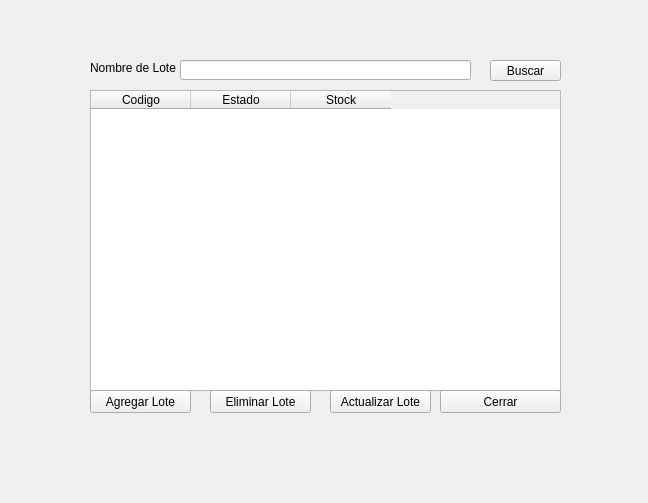
<?xml version="1.0" encoding="UTF-8"?>
<ui version="4.0">
 <class>FrmAdministrarLotes</class>
 <widget class="QDialog" name="FrmAdministrarLotes">
  <property name="geometry">
   <rect>
    <x>0</x>
    <y>0</y>
    <width>648</width>
    <height>503</height>
   </rect>
  </property>
  <property name="windowTitle">
   <string>Dialog</string>
  </property>
  <widget class="QWidget" name="layoutWidget_2">
   <property name="geometry">
    <rect>
     <x>120</x>
     <y>560</y>
     <width>327</width>
     <height>25</height>
    </rect>
   </property>
   <layout class="QHBoxLayout" name="horizontalLayout">
    <item>
     <widget class="QPushButton" name="cmdAgregarLocal">
      <property name="text">
       <string>Agregar Local</string>
      </property>
     </widget>
    </item>
    <item>
     <widget class="QPushButton" name="cmdActualizar">
      <property name="text">
       <string>Actualizar Local</string>
      </property>
     </widget>
    </item>
    <item>
     <widget class="QPushButton" name="cmdEliminar">
      <property name="text">
       <string>Eliminar Local</string>
      </property>
     </widget>
    </item>
    <item>
     <widget class="QPushButton" name="cmdCerrar">
      <property name="text">
       <string>Cerrar</string>
      </property>
     </widget>
    </item>
   </layout>
  </widget>
  <widget class="QTableWidget" name="twLotes">
   <property name="geometry">
    <rect>
     <x>90</x>
     <y>90</y>
     <width>471</width>
     <height>301</height>
    </rect>
   </property>
   <column>
    <property name="text">
     <string>Codigo</string>
    </property>
   </column>
   <column>
    <property name="text">
     <string>Estado</string>
    </property>
   </column>
   <column>
    <property name="text">
     <string>Stock</string>
    </property>
   </column>
  </widget>
  <widget class="QLabel" name="label">
   <property name="geometry">
    <rect>
     <x>90</x>
     <y>60</y>
     <width>91</width>
     <height>16</height>
    </rect>
   </property>
   <property name="text">
    <string>Nombre de Lote :</string>
   </property>
  </widget>
  <widget class="QLineEdit" name="txtNombreL">
   <property name="geometry">
    <rect>
     <x>180</x>
     <y>60</y>
     <width>291</width>
     <height>20</height>
    </rect>
   </property>
  </widget>
  <widget class="QPushButton" name="Buscar">
   <property name="geometry">
    <rect>
     <x>490</x>
     <y>60</y>
     <width>71</width>
     <height>21</height>
    </rect>
   </property>
   <property name="text">
    <string>Buscar</string>
   </property>
  </widget>
  <widget class="QPushButton" name="Close">
   <property name="geometry">
    <rect>
     <x>440</x>
     <y>390</y>
     <width>121</width>
     <height>23</height>
    </rect>
   </property>
   <property name="text">
    <string>Cerrar</string>
   </property>
  </widget>
  <widget class="QPushButton" name="ActualizarLote">
   <property name="geometry">
    <rect>
     <x>330</x>
     <y>390</y>
     <width>101</width>
     <height>23</height>
    </rect>
   </property>
   <property name="text">
    <string>Actualizar Lote</string>
   </property>
  </widget>
  <widget class="QPushButton" name="EliminarLote">
   <property name="geometry">
    <rect>
     <x>210</x>
     <y>390</y>
     <width>101</width>
     <height>23</height>
    </rect>
   </property>
   <property name="text">
    <string>Eliminar Lote</string>
   </property>
  </widget>
  <widget class="QPushButton" name="AgregarLote">
   <property name="geometry">
    <rect>
     <x>90</x>
     <y>390</y>
     <width>101</width>
     <height>23</height>
    </rect>
   </property>
   <property name="text">
    <string>Agregar Lote</string>
   </property>
  </widget>
 </widget>
 <resources/>
 <connections/>
</ui>
